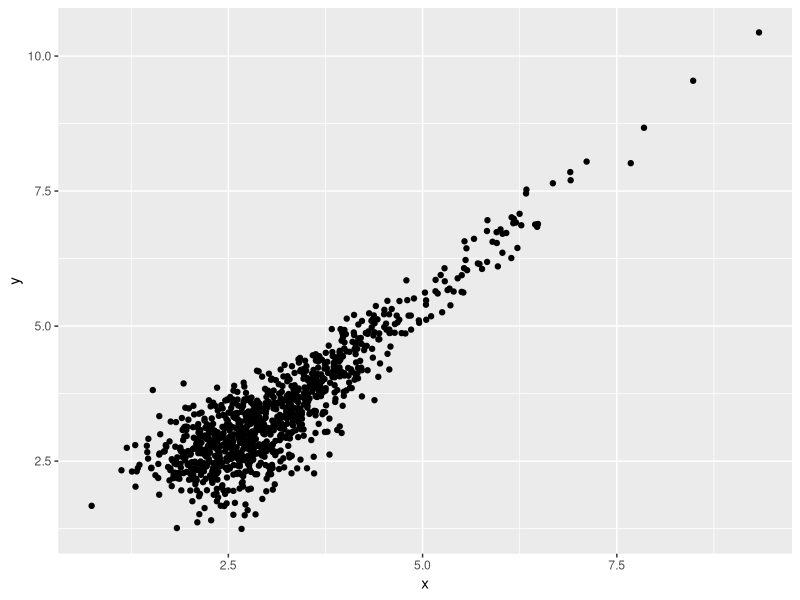
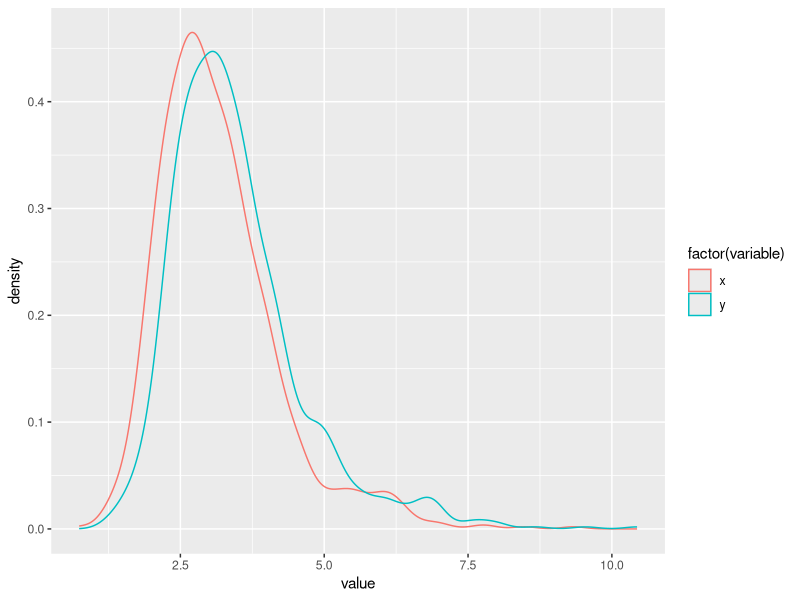
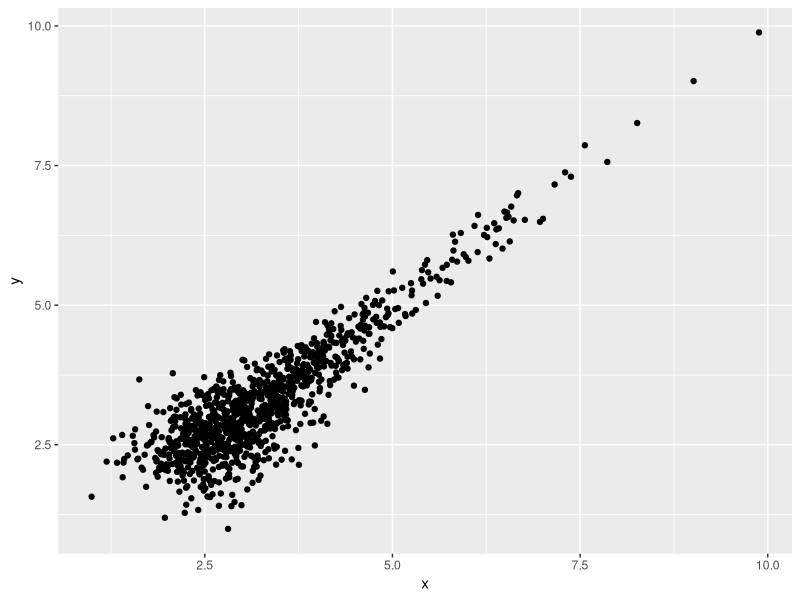
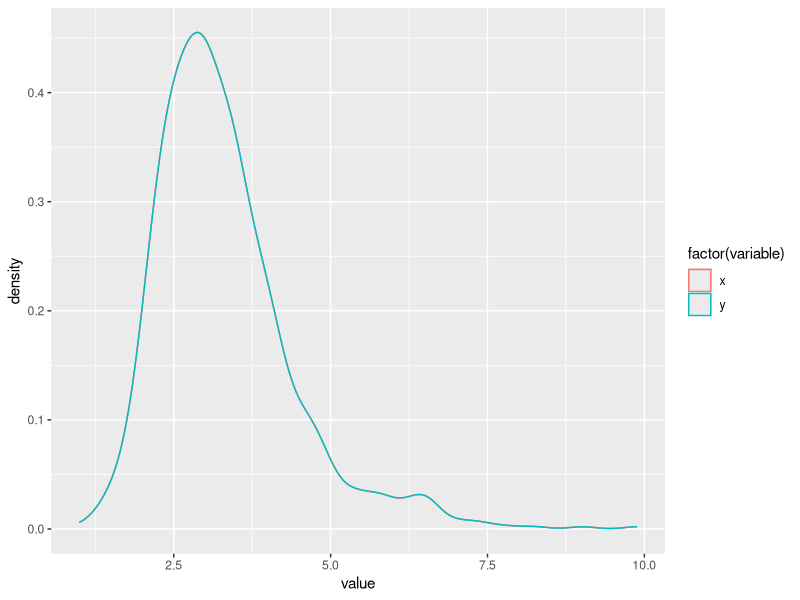

The R source for these figures, in order: (Note: this script raises an error after producing the figures.)
## ---- chunk 1
knitr::opts_chunk$set(
    eval=as.logical(Sys.getenv("KNITR_EVAL", "TRUE")),
    cache=as.logical(Sys.getenv("KNITR_CACHE", "TRUE"))
)
## ---- chunk 2
x <- runif(5)
x
xo <- x[order(x)]
xo
## ---- chunk 3
xo[order(order(x))]
## ---- chunk 4
diff(c(0, xo))[order(order(x))]
## ---- chunk 5
LETTERS[seq_along(xo)][order(order(x))]
## ---- chunk 6
set.seed(123)
n_genes <- 1000
base <- 2 + rexp(n_genes)
## ---- chunk 7
expression <- data.frame(
    x = base + rnorm(n_genes, 0.3) / base,
    y = 1.1 * base + rnorm(n_genes, 0.4) / base
)
## ---- chunk 8
library(ggplot2)
ggplot(expression, aes(x, y)) + geom_point()
## ---- chunk 9
df <- reshape::melt(expression)
ggplot(df, aes(x = value, colour = factor(variable))) + 
    geom_density()
## ---- chunk 10
    x <- expression$x
    xo <- x[order(x)]
    y <- expression$y
    yo <- y[order(y)]
## ---- chunk 11
    mo <- sapply(seq_along(xo), function(i) mean(c(xo[i], yo[i])))
## ---- chunk 12
    normalized <- data.frame(
        x = mo[order(order(x))],
        y = mo[order(order(y))]
    )
## ---- chunk 13
ggplot(normalized, aes(x, y)) + geom_point()
## ---- chunk 14
df <- reshape::melt(normalized)
ggplot(df, aes(x = value, colour = factor(variable))) + 
    geom_density()
## ---- chunk 15
x <- expression$x
xo <- x[order(x)]
y <- expression$y
yo <- y[order(y)]
mo <- sapply(seq_along(xo), function(i) mean(c(xo[i], yo[i])))
normalized <- data.frame(
    x = mo[order(order(x))],
    y = mo[order(order(y))]
)
## ---- chunk 16
quantile_normalize <- 
    function(expression)
{
    x <- expression$x
    xo <- x[order(x)]
    y <- expression$y
    yo <- y[order(y)]
    mo <- sapply(seq_along(xo), function(i) mean(c(xo[i], yo[i])))
    data.frame(
        x = mo[order(order(x))],
        y = mo[order(order(y))]
    )
}
## ---- chunk 17
normalized <- quantile_normalize(expression)
## ---- chunk 18
expression <- data.frame(
    x = c(1, 2, 4, 7),
    y = c(3, 2, 5, 8)
)
quantile_normalize(expression)
## ---- chunk 19
library(testthat)
test_that("quantile_normalize() works", {
    ## calculate simple example 'by hand'...
    x <- c(1, 2, 4, 7)
    y <- c(3, 2, 5, 8)
    xo <- x[order(x)]
    yo <- y[order(y)]
    mo <- sapply(seq_along(x), function(i) mean(c(xo[i], yo[i])))
    expected <- data.frame(x = mo[order(order(x))], y = mo[order(order(y))])

    ## compare to outcome of our function
    expression <- data.frame(x = x, y = y)
    observed <- quantile_normalize(expression)
    expect_equal(observed, expected)      # other expectations possible
})
## ---- chunk 20
quantile_normalize <- 
    function(expression)
{
    x <- expression$x
    xo <- x[order(x)]
    y <- expression$y
    yo <- y[order(y)]
    m <- cbind(xo, yo)

    mo <- rowMeans(m)

    data.frame(
        x = mo[order(order(x))],
        y = mo[order(order(y))]
    )
}
## ---- chunk 21
test_that("quantile_normalize() works", {
    x <- c(1, 2, 4, 7)
    y <- c(3, 2, 5, 8)
    xo <- x[order(x)]
    yo <- y[order(y)]
    mo <- sapply(seq_along(x), function(i) mean(c(xo[i], yo[i])))
    expected <- data.frame(x = mo[order(order(x))], y = mo[order(order(y))])

    expression <- data.frame(x = x, y = y)
    observed <- quantile_normalize(expression)
    expect_equal(observed, expected)
})
## ---- chunk 22
m <- apply(expression, 2, function(v) v[order(v)])
m
## ---- chunk 23
quantile_normalize <- 
    function(expression)
{
    m <- apply(expression, 2, function(v) v[order(v)])
    mo <- rowMeans(m)
    apply(expression, 2, function(v, mo) mo[order(order(v))], mo)
}
## ---- chunk 24
test_that("quantile_normalize() works", {
    x <- c(1, 2, 4, 7)
    y <- c(3, 2, 5, 8)
    xo <- x[order(x)]
    yo <- y[order(y)]
    mo <- sapply(seq_along(x), function(i) mean(c(xo[i], yo[i])))
    expected <- cbind(x = mo[order(order(x))], y = mo[order(order(y))])

    expression <- data.frame(x = x, y = y)
    observed <- quantile_normalize(expression)
    expect_equal(observed, expected)
})
## ---- chunk 25
quantile_normalize <-
    function(expression)
{
    ## so long as the input can be coerced to a matrix...
    expression <- as.matrix(expression)

    ## and can be validated to conform to our contract...
    stopifnot(
        is.numeric(expression),
        !anyNA(expression)
    )

    ## ...we have confidence that we will satisfy the return value
    m <- apply(expression, 2, function(v) v[order(v)])
    mo <- rowMeans(m)
    apply(expression, 2, function(v, mo) mo[order(order(v))], mo)
}
## ---- chunk 26
test_that("'quantile_normalize()' validates inputs", {
    m <- cbind(letters, LETTERS)
    expect_error(quantile_normalize(m))
    
    df <- data.frame(x=rnorm(26), y = letters)
    expect_error(quantile_normalize(df))
    
    m <- matrix(rnorm(10), nrow = 5)
    m[1,1] <- NA
    expect_error(quantile_normalize(m))
})
## ---- chunk 27
quantile_normalize <-
    function(expression)
{
    ## validate inputs
    expression <- as.matrix(expression)
    stopifnot(
        is.numeric(expression),
        !anyNA(expression)
    )

    ## quantile normalization
    m <- apply(expression, 2, function(v) v[order(v)])
    mo <- rowMeans(m)
    result <- apply(expression, 2, function(v, mo) mo[order(order(v))], mo)
    
    ## propagate dimnames
    dimnames(result) <- dimnames(expression)
    result
}
## ---- chunk 28
test_that("'quantile_normalize()' propagates dimnames", {
    m <- matrix(rnorm(10), 5, dimnames=list(LETTERS[1:5], letters[1:2]))
    observed <- quantile_normalize(m)
    expect_identical(dimnames(observed), dimnames(m))
})
## ---- chunk 29
quantile_normalize <-
    function(expression)
{
    ## validate inputs
    expression <- as.matrix(expression)
    stopifnot(
        is.numeric(expression),
        !anyNA(expression)
    )

    ## quantile normalize
    m <- apply(expression, 2, function(v) v[order(v)])
    dim(m) <- dim(expression)    # apply() doesn't always return a matrix!

    mo <- rowMeans(m)

    result <- apply(expression, 2, function(v, mo) mo[order(order(v))], mo)
    dim(result) <- dim(expression)

    ## propagate dimnames
    dimnames(result) <- dimnames(expression)
    result
}
## ---- chunk 30
test_that("'quantile_normalize()' works with edge cases", {
    m <- matrix(rnorm(5), nrow = 5)
    expect_identical(m, quantile_normalize(m))

    m <- matrix(rnorm(5), ncol = 5)
    expect_identical(matrix(mean(m), ncol = 5), quantile_normalize(m))
    
    m <- matrix(0, 0, 0)
    expect_identical(m, quantile_normalize(m))
})
## ---- chunk 31
library(microbenchmark)

n_genes <- 10000
g10 <- matrix(rnorm(n_genes * 10), ncol = 10)
g100 <- matrix(rnorm(n_genes * 100), ncol = 100)
g1000 <- matrix(rnorm(n_genes * 1000), ncol = 1000)
g10000 <- matrix(rnorm(n_genes * 10000), ncol = 10000)

times <- microbenchmark(
    quantile_normalize(g10),
    quantile_normalize(g100),
    quantile_normalize(g1000),
    quantile_normalize(g10000),
    times = 20
)

times
plot(times, log = "y")
## ---- chunk 32
library(tidyverse)
library(reshape)

expression
tidy <- melt(expression) %>% as_tibble()
tidy
## ---- chunk 33
tidy <- tidy %>% 
    group_by(variable) %>%
    mutate(o = order(value))
tidy
## ---- chunk 34
quantile_mean <- tidy %>% 
    group_by(o) %>% 
    summarize(m = mean(value))
quantile_mean
## ---- chunk 35
left_join(tidy, quantile_mean)
## ---- chunk 36
tidy_quantile_normalize <-
    function(tbl)
{
    ## need to validate...
    
    ## quantile normalize
    tidy <- tidy %>%
        group_by(variable) %>%
        mutate(o = order(value))

    quantile_mean <- tidy %>%
        group_by(o) %>% 
        summarize(m = mean(value))

    left_join(tidy, quantile_mean) %>%
        ## prepare result
        select(variable, value = m) %>%
        ungroup()
}
## ---- chunk 37
tbl <- melt(expression) %>% as_tibble()
tidy_quantile_normalize(tbl)
## ---- chunk 38
sessionInfo()
